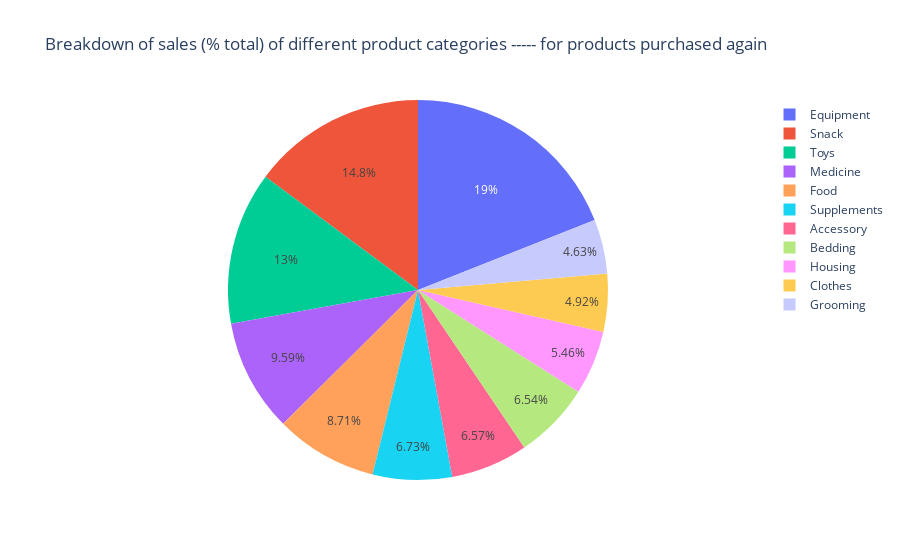

Write notebook code for a chart like this one.
### Markdown cell above
## Question 3. What products are more likely to be purchased again for different types of pets?

## For products purchased again:

1. From the pie chart below, we see that the **top sales of product categories (>8%) across all pet types are**
- Equipment
- Snack
- Toys
- Medicine
- Food

### Code cell
pet_product_category_df = final_df[(final_df['re_buy'] == 'Yes')][['pet_type','product_category','sales']] #select only repurchased products
pet_product_category_df_gb = pet_product_category_df.groupby(['pet_type','product_category'], as_index=False).sum().sort_values('sales')
g = px.pie(pet_product_category_df_gb, values='sales', names='product_category', title='Breakdown of sales (% total) of different product categories ----- for products purchased again')
g.show()

### Figure 1 — Plotly figure (JSON) as saved in the notebook; plotly's stock layout.template omitted (floating-point values rounded to 4 significant figures)
{"data": [{"domain": {"x": [0, 1], "y": [0, 1]}, "hovertemplate": "product_category=%{label}<br>sales=%{value}<extra></extra>", "labels": ["Bedding", "Housing", "Food", "Medicine", "Food", "Supplements", "Supplements", "Medicine", "Clothes", "Housing", "Accessory", "Toys", "Grooming", "Snack", "Equipment", "Clothes", "Equipment", "Toys", "Snack", "Housing", "Clothes", "Supplements", "Housing", "Accessory", "Bedding", "Grooming", "Food", "Accessory", "Supplements", "Bedding", "Medicine", "Snack", "Toys", "Medicine", "Toys", "Food", "Snack", "Equipment", "Equipment"], "legendgroup": "", "name": "", "showlegend": true, "type": "pie", "values": [12000, 27000, 71000, 103000, 142000, 174000, 177000, 188000, 196000, 204000, 221000, 539000, 821000, 885000, 906000, 943000, 952000, 992000, 1019000, 1024000, 1102000, 1130000, 1235000, 1271000, 1280000, 1288000, 1308000, 1502000, 1588000, 1691000, 1758000, 1778000, 2000000, 2325000, 2403000, 2451000, 3079000, 3317000, 3485000]}], "layout": {"legend": {"tracegroupgap": 0}, "title": {"text": "Breakdown of sales (% total) of different product categories ----- for products purchased again"}}}
